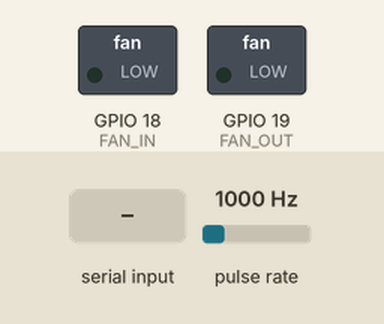
This sketch was run on a simulated ESP32. On the bench: switched loads named in the sketch (green lamp = pin HIGH). Wiring (inferred from the names in the program): pulse sensor: data GPIO 33. Inputs (shaded band) come from the test bench; at power-on: pulse rate 1000 Hz. What the sketch prints to the serial monitor is not drawn.

Above: at 1.5 s.
1.6 s: "90,45,200\n" received over Serial
At 2.6 s:
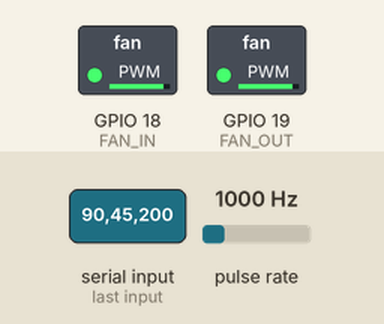
3.1 s: "i,45\n" received over Serial
At 3.7 s:
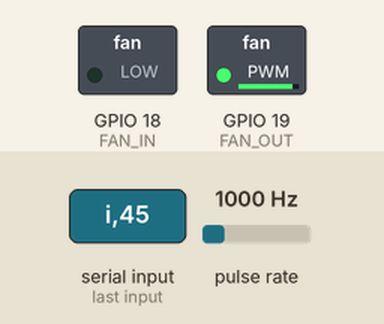
4.6 s: "30,150,10\n" received over Serial
At 4.9 s:
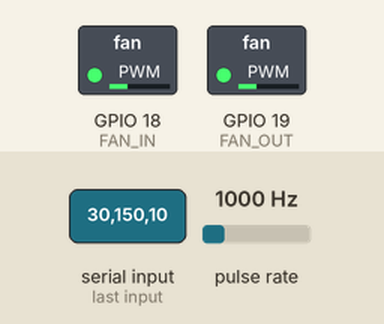
6.1 s: "o90\n" received over Serial
At 7.2 s:
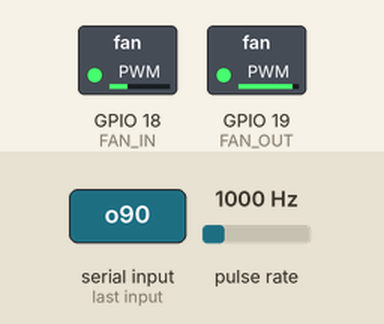
7.6 s: "o,45\n" received over Serial
At 8.3 s:
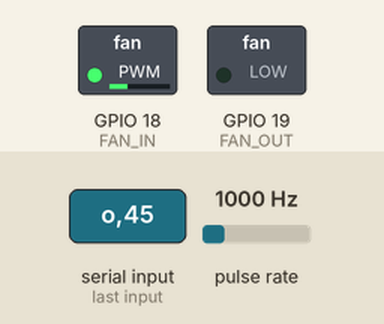
9.1 s: "5\n" received over Serial
At 9.4 s:
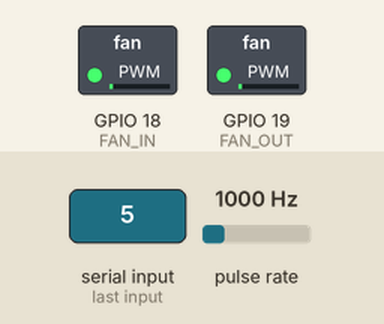
Timing chart, 0 to 11.6 s (numbered marks = the images above; inputs shaded):
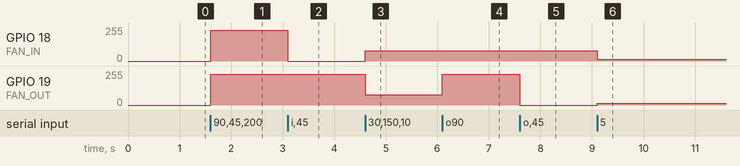

Measured:
- after the input at 1.6 s, GPIO 18 (FAN_IN), GPIO 19 (FAN_OUT): 0/255 → 229/255 at once
- after the input at 3.1 s, GPIO 18 (FAN_IN): 229/255 → 0/255 at once
- after the input at 4.6 s, GPIO 18 (FAN_IN): 0/255 → 76/255 at once; GPIO 19 (FAN_OUT): 229/255 → 76/255 at once
- after the input at 6.1 s, GPIO 19 (FAN_OUT): 76/255 → 229/255 at once
- after the input at 7.6 s, GPIO 19 (FAN_OUT): 229/255 → 0/255 at once
- after the input at 9.1 s, GPIO 18 (FAN_IN): 76/255 → 13/255 at once; GPIO 19 (FAN_OUT): 0/255 → 13/255 at once

The sketch:

new_fan_t_diag.ino
```cpp
// new_fan_t_diag — 살아있는 Tach(33)를 피드백으로 써서 PWM이 실제로 속도를 바꾸는지 판정
// 배선: PWM 흡기=18 · 배기=19 / Tach 배기=33 (흡기 Tach 35는 내부 풀업이 없어 못 읽는다 → 32로 옮길 것)
//
// 읽는 법: 18만 올렸을 때 rpm이 변하면 18이 이 팬의 PWM이고,
//          19만 올렸을 때 변하면 19다. 둘 다 올려도 rpm이 그대로면 PWM 선이 팬에 안 닿아 있다.
const int FAN_IN = 18, FAN_OUT = 19;
const int TACH_OUT = 33;
const uint32_t PWM_FREQ = 25000;
const uint8_t  PWM_RES  = 11;
const uint32_t DUTY_MAX = (1u << PWM_RES) - 1;

int pctIn = 0, pctOut = 0;
volatile uint32_t tachCnt = 0;
void IRAM_ATTR isrTach() { tachCnt = tachCnt + 1; }

char cmdBuf[16];
uint8_t cmdLen = 0;

void setFan(int pin, int &slot, int pct) {
  slot = constrain(pct, 0, 100);
  ledcWrite(pin, (uint32_t)DUTY_MAX * slot / 100);
}

void handleCmd(const char *cmd) {
  switch (cmd[0]) {
    case 'i': case 'I':
      setFan(FAN_IN, pctIn, atoi(cmd + 1));
      Serial.printf("[DIAG] 흡기18 duty=%d %%\n", pctIn);
      break;
    case 'o': case 'O':
      setFan(FAN_OUT, pctOut, atoi(cmd + 1));
      Serial.printf("[DIAG] 배기19 duty=%d %%\n", pctOut);
      break;
    case 's': case 'S':
      setFan(FAN_IN, pctIn, 0); setFan(FAN_OUT, pctOut, 0);
      Serial.println("[DIAG] 둘 다 0 %");
      break;
    default:
      if (isdigit((unsigned char)cmd[0])) {
        int pct = atoi(cmd);
        setFan(FAN_IN, pctIn, pct);
        setFan(FAN_OUT, pctOut, pct);
        Serial.printf("[DIAG] 둘 다 duty=%d %%\n", pct);
      }
  }
}

void readSerial() {
  while (Serial.available()) {
    char c = Serial.read();
    if (c == '\n' || c == '\r') {
      if (cmdLen) { cmdBuf[cmdLen] = '\0'; handleCmd(cmdBuf); cmdLen = 0; }
    } else if (cmdLen < sizeof(cmdBuf) - 1) {
      cmdBuf[cmdLen++] = c;
    }
  }
}

void setup() {
  Serial.begin(115200);
  delay(300);
  ledcAttach(FAN_IN,  PWM_FREQ, PWM_RES);
  ledcAttach(FAN_OUT, PWM_FREQ, PWM_RES);
  pinMode(TACH_OUT, INPUT_PULLUP);
  attachInterrupt(digitalPinToInterrupt(TACH_OUT), isrTach, FALLING);
  setFan(FAN_IN, pctIn, 0);
  setFan(FAN_OUT, pctOut, 0);
  Serial.println("[DIAG] PWM 18/19 · Tach 33 — 명령: 0~100 · i<n> · o<n> · s");
}

void loop() {
  static uint32_t last = 0;
  readSerial();
  uint32_t now = millis();
  if (now - last >= 1000) {
    last = now;
    uint32_t p = tachCnt;
    tachCnt = 0;
    // 회전 1회당 Tach 펄스 2개 → rpm = 펄스/초 × 30
    Serial.printf("[DIAG] 흡기18=%3d %% 배기19=%3d %% | tach33 펄스 %lu → rpm %lu\n",
                  pctIn, pctOut, (unsigned long)p, (unsigned long)(p * 30));
  }
}
```
